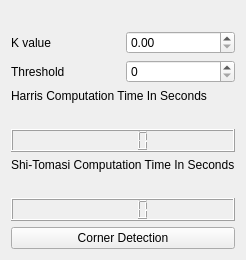
            <widget class="QWidget" name="harris_page">
             <layout class="QVBoxLayout" name="verticalLayout_30">
              <item>
               <layout class="QHBoxLayout" name="horizontalLayout_33">
                <item>
                 <widget class="QLabel" name="harris_original_image">
                  <property name="text">
                   <string/>
                  </property>
                 </widget>
                </item>
                <item>
                 <widget class="QLabel" name="harris_resulted_image">
                  <property name="text">
                   <string/>
                  </property>
                 </widget>
                </item>
                <item>
                 <widget class="QLabel" name="shi_tomasi_resulted_image">
                  <property name="text">
                   <string/>
                  </property>
                 </widget>
                </item>
               </layout>
              </item>
              <item>
               <layout class="QHBoxLayout" name="horizontalLayout_34">
                <item>
                 <layout class="QVBoxLayout" name="verticalLayout_33">
                  <item>
                   <widget class="QLabel" name="kvalue_label">
                    <property name="text">
                     <string>K value</string>
                    </property>
                   </widget>
                  </item>
                  <item>
                   <widget class="QLabel" name="threshold_label">
                    <property name="text">
                     <string>Threshold</string>
                    </property>
                   </widget>
                  </item>
                 </layout>
                </item>
                <item>
                 <layout class="QVBoxLayout" name="verticalLayout_36">
                  <item>
                   <widget class="QDoubleSpinBox" name="kvalue_spinbox"/>
                  </item>
                  <item>
                   <widget class="QSpinBox" name="threshold_spinbox"/>
                  </item>
                 </layout>
                </item>
                <item>
                 <layout class="QVBoxLayout" name="verticalLayout_34"/>
                </item>
               </layout>
              </item>
              <item>
               <layout class="QVBoxLayout" name="verticalLayout_35">
                <item>
                 <widget class="QLabel" name="harris_computation_time_label">
                  <property name="text">
                   <string>Harris Computation Time In Seconds</string>
                  </property>
                 </widget>
                </item>
                <item>
                 <spacer name="horizontalSpacer_15">
                  <property name="orientation">
                   <enum>Qt::Horizontal</enum>
                  </property>
                  <property name="sizeHint" stdset="0">
                   <size>
                    <width>40</width>
                    <height>20</height>
                   </size>
                  </property>
                 </spacer>
                </item>
                <item>
                 <widget class="QLCDNumber" name="harris_computation_time_lcd"/>
                </item>
                <item>
                 <widget class="QLabel" name="shi_tomasi_computation_time_label">
                  <property name="text">
                   <string>Shi-Tomasi Computation Time In Seconds</string>
                  </property>
                 </widget>
                </item>
                <item>
                 <spacer name="horizontalSpacer_17">
                  <property name="orientation">
                   <enum>Qt::Horizontal</enum>
                  </property>
                  <property name="sizeHint" stdset="0">
                   <size>
                    <width>40</width>
                    <height>20</height>
                   </size>
                  </property>
                 </spacer>
                </item>
                <item>
                 <widget class="QLCDNumber" name="shi_tomasi_computation_time_lcd"/>
                </item>
                <item>
                 <widget class="QPushButton" name="corner_detection_btn">
                  <property name="text">
                   <string>Corner Detection</string>
                  </property>
                 </widget>
                </item>
               </layout>
              </item>
             </layout>
            </widget>
